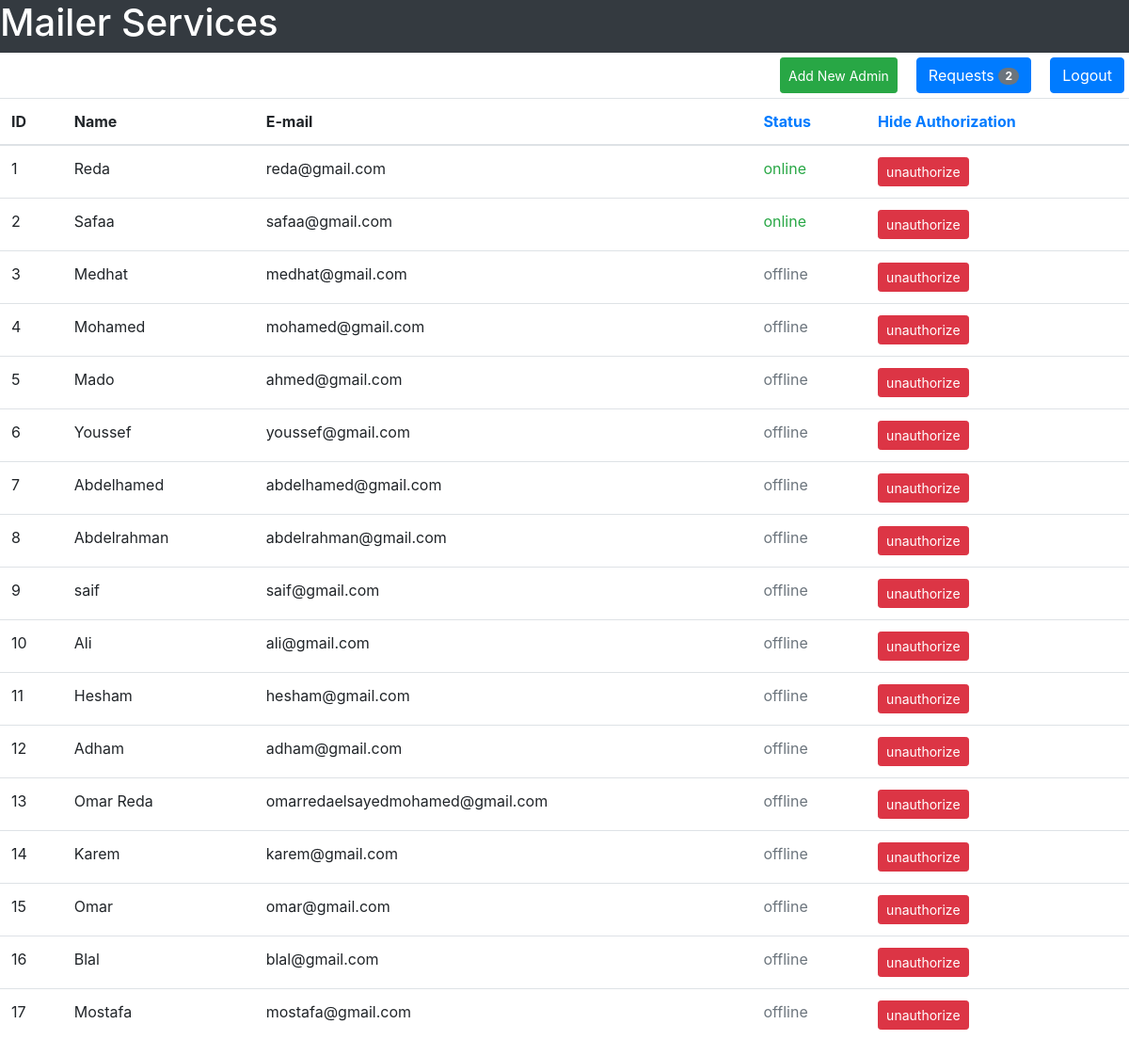
Before: /admin/main-page with the older database file.
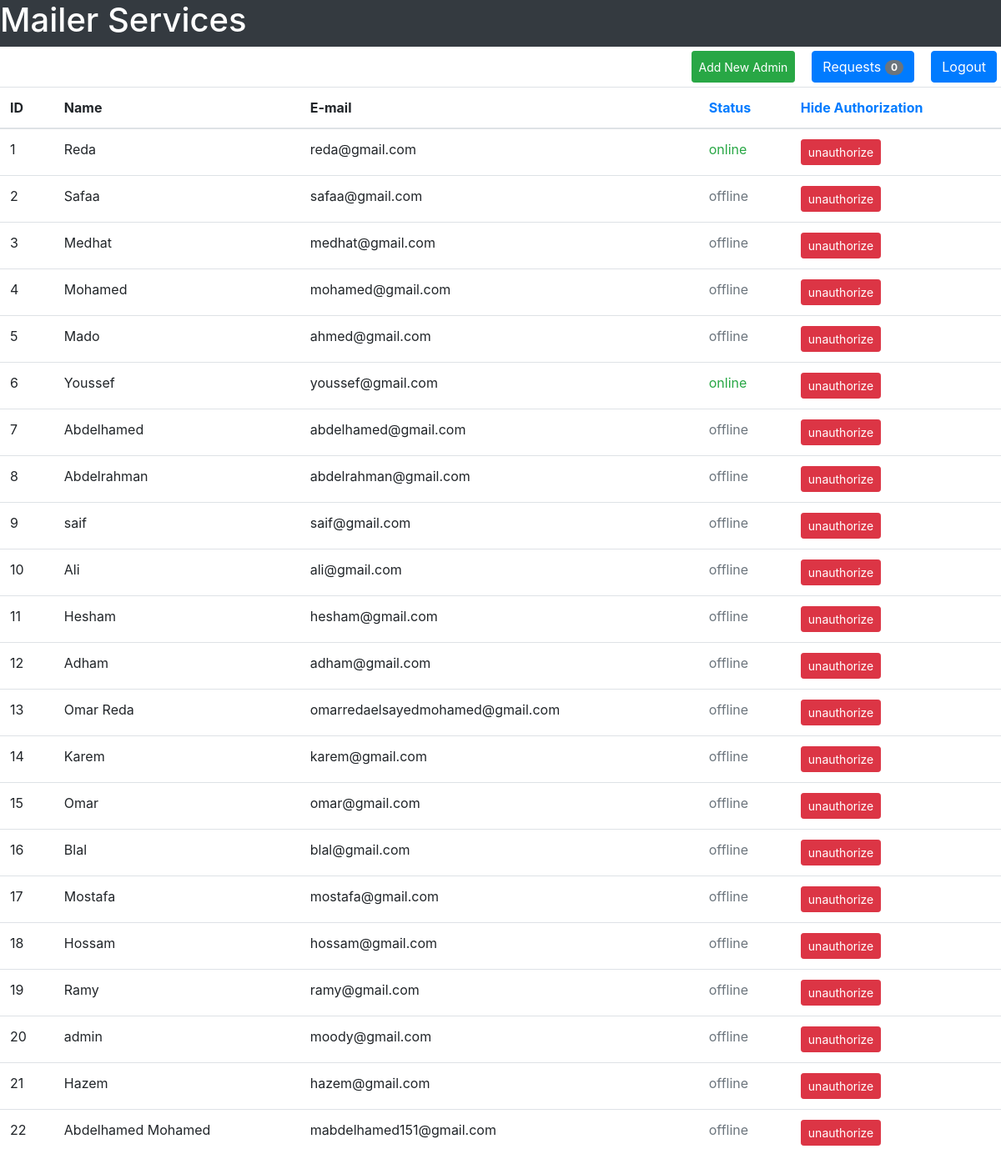
After: the same page with the newer database file.
### tables this page shows
CREATE TABLE user(user_id INTEGER PRIMARY KEY, user_name TEXT NOT NULL, user_email TEXT NOT NULL, user_password TEXT  NOT NULL, user_gender TEXT NOT NULL, user_date_of_birth TEXT NOT NULL, user_city TEXT NOT NULL, user_country TEXT NOT NULL, user_contact INTEGER, user_account_creation_date TEXT NOT NULL, user_active INTEGER DEFAULT 0 CHECK(user_active == 1 OR user_active == 0), visits INTEGER DEFAULT 0, UNIQUE(user_email));

### Admin/admins.py (the view)
@admin_bp.route("/admin/main-page")
def admin_page():
    sqlite_connection = sqlite3.connect("MAIL_DB.db")
    check_unauthorized_query = """SELECT user_email FROM unauthorize;"""
    db_unauthorized_mails = sqlite_connection.execute(check_unauthorized_query)
    un_authorized_mails = []
    for mail in db_unauthorized_mails:
        un_authorized_mails.append(mail[0])
    select_all_users = """SELECT user_id, user_name, user_email, user_active FROM user;"""
    db_all_users = sqlite_connection.execute(select_all_users)
    user_data = {}
    all_users = []
    for user in db_all_users:
        user_data["user_id"] = user[0]
        user_data["user_name"] = user[1]
        user_data["user_email"] = user[2]
        user_data["user_status"] = user[3]
        user_data["user_authorized"] = True
        for mail in un_authorized_mails:
            if mail == user[2]:
                user_data["user_authorized"] = False
                break
        all_users.append(user_data)
        user_data = {}
        waiting_requests = get_all_waiting_requests()
    return render_template("admin_templates/admin.html", all_users=all_users, waiting_requests=waiting_requests)

### Admin/admins.py (called while the page is built)
def get_all_waiting_requests():
    sqlite_connection = sqlite3.connect("MAIL_DB.db")
    select_query = """SELECT waiting_id FROM waiting_list;"""
    db_all_requests = sqlite_connection.execute(select_query)
    counter = 0
    for req in db_all_requests:
        counter += 1
    sqlite_connection.close()
    return counter

### Admin/templates/admin_templates/admin.html (shortened to what this page needs)
<!DOCTYPE html>
<html lang = "en">
    <head>
        <link rel="stylesheet" href="https://maxcdn.bootstrapcdn.com/bootstrap/4.5.2/css/bootstrap.min.css">
    </head>
    <body>
        <div class = "container-fluid">
            <div class = "row bg-dark text-white">
                <h1>Mailer Services</h1>
            </div>
            <div class = "row">
                <div class = "row" style = "margin-left: auto;margin-top: 5px;margin-bottom: 5px;">
                        <button class = "btn btn-success btn-sm" style = "margin-right: 20px;" data-toggle = "modal" data-target = "#adminForm">Add New Admin</button>
                        <a href = "{{url_for('admin_bp.waiting_requests')}}" style = "margin-right: 20px;" class = "btn btn-primary">Requests <span class = "badge badge-pill badge-secondary" id = "waitingRequests"> {{waiting_requests}}</span></a>
                        <a href = "{{url_for('forms_bp.login_form_page')}}" class = "btn btn-primary" style = "margin-right: 20px;">Logout</a>
                    </div>
                <table class = "table">
                    <thead>
                        <tr>
                            <th>ID</th>
                            <th>Name</th>
                            <th>E-mail</th>
                            <th><a href = "#" class = "text-primary" id = "statusButton">Status</a></th>
                            <th><a href = "#" class = "text-primary" id = "showAuthorizationButton">Hide Authorization</a></th>
                        </tr>
                    </thead>
                    <tbody>
                        {% for user in all_users:%}
                        <tr>
                            <td>{{user["user_id"]}}</td>
                            <td>{{user["user_name"]}}</td>
                            <td id = "userMail">{{user["user_email"]}}</td>
                            {% if user["user_status"] == 1 %}
                                <td class = "text-success" id = "userStatus">online</td>
                            {% else %}
                                <td class = "text-secondary" id = "userStatus">offline</td>
                            {% endif %}
                            {% if user["user_authorized"] == True %}
                                <td><a href = "{{url_for('admin_bp.admin_unauthorize', user_mail = user['user_email'])}}" class = "btn btn-danger btn-sm" id = "authorizationButton">unauthorize</a></td>
                            {% else %}
                                <td><a href = "{{url_for('admin_bp.admin_authorize', user_mail = user['user_email'])}}" class = "btn btn-success btn-sm" id = "authorizationButton">authorize</a></td>
                            {% endif %}
                        </tr>
                        {% endfor %}
                    </tbody>
                </table>
            </div>
        </div>
    </body>
</html>

Changed rows visible on the page:
changed user "Safaa": text "online" → "offline"
changed user "Youssef": text "offline" → "online"
added user: user_id "18", user_name "Hossam", user_email "hossam@gmail.com", shows "offline"
added user: user_id "19", user_name "Ramy", user_email "ramy@gmail.com", shows "offline"
added user: user_id "20", user_name "admin", user_email "moody@gmail.com", shows "offline"
added user: user_id "21", user_name "Hazem", user_email "hazem@gmail.com", shows "offline"
added user: user_id "22", user_name "Abdelhamed Mohamed", user_email "mabdelhamed151@gmail.com", shows "offline"
Other visible differences:
{{ waiting_requests }}: "2" → "0"
